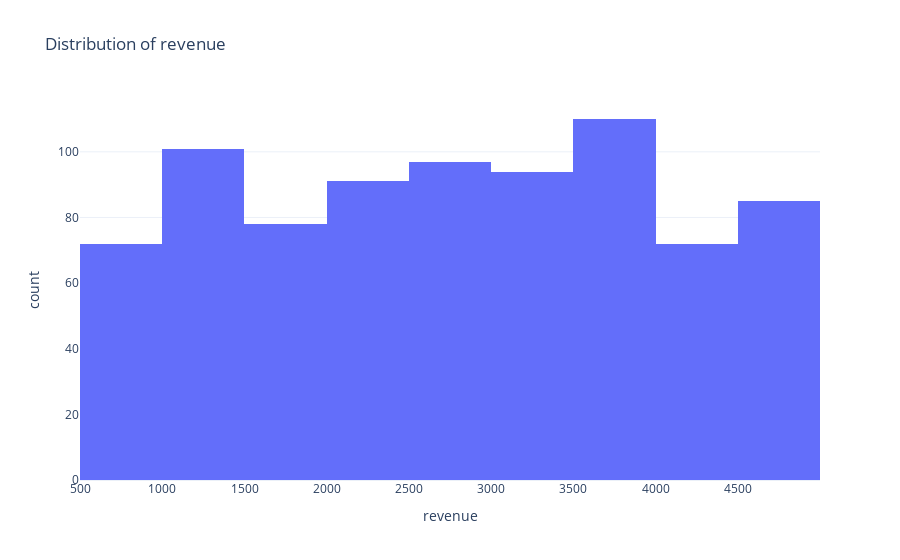

The cell this chart's notebook holds for it:
### Code cell
fig = px.histogram(data,
                   x = "revenue",
                   nbins = 20,
                   title = 'Distribution of revenue')
fig.show()

### Figure 1 — Plotly figure (JSON) as saved in the notebook; plotly's stock layout.template omitted (floating-point values rounded to 4 significant figures; data arrays with more than 128 entries replaced by an {"elided": "..."} marker saying what was removed)
{"data": [{"alignmentgroup": "True", "bingroup": "x", "hovertemplate": "revenue=%{x}<br>count=%{y}<extra></extra>", "legendgroup": "", "marker": {"color": "#636efa", "pattern": {"shape": ""}}, "name": "", "nbinsx": 20, "offsetgroup": "", "orientation": "v", "showlegend": false, "type": "histogram", "x": {"elided": "800 int values"}, "xaxis": "x", "yaxis": "y"}], "layout": {"autosize": true, "barmode": "relative", "legend": {"tracegroupgap": 0}, "title": {"text": "Distribution of revenue"}, "xaxis": {"anchor": "y", "autorange": true, "domain": [0, 1], "range": [499.5, 5000.0], "title": {"text": "revenue"}, "type": "linear"}, "yaxis": {"anchor": "x", "autorange": true, "domain": [0, 1], "range": [0, 115.8], "title": {"text": "count"}}}}
